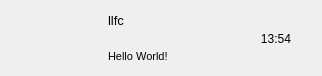
<?xml version="1.0" encoding="UTF-8"?>
<ui version="4.0">
 <class>ChatUserItem</class>
 <widget class="QWidget" name="ChatUserItem">
  <property name="geometry">
   <rect>
    <x>0</x>
    <y>0</y>
    <width>322</width>
    <height>76</height>
   </rect>
  </property>
  <property name="windowTitle">
   <string>Form</string>
  </property>
  <layout class="QHBoxLayout" name="horizontalLayout">
   <property name="spacing">
    <number>0</number>
   </property>
   <property name="leftMargin">
    <number>0</number>
   </property>
   <property name="topMargin">
    <number>0</number>
   </property>
   <property name="rightMargin">
    <number>0</number>
   </property>
   <property name="bottomMargin">
    <number>0</number>
   </property>
   <item>
    <widget class="QWidget" name="icon_wid" native="true">
     <property name="sizePolicy">
      <sizepolicy hsizetype="Fixed" vsizetype="Fixed">
       <horstretch>0</horstretch>
       <verstretch>0</verstretch>
      </sizepolicy>
     </property>
     <property name="minimumSize">
      <size>
       <width>60</width>
       <height>60</height>
      </size>
     </property>
     <property name="maximumSize">
      <size>
       <width>60</width>
       <height>60</height>
      </size>
     </property>
     <widget class="QLabel" name="icon_lb">
      <property name="geometry">
       <rect>
        <x>7</x>
        <y>12</y>
        <width>45</width>
        <height>45</height>
       </rect>
      </property>
      <property name="minimumSize">
       <size>
        <width>45</width>
        <height>45</height>
       </size>
      </property>
      <property name="maximumSize">
       <size>
        <width>45</width>
        <height>45</height>
       </size>
      </property>
      <property name="text">
       <string/>
      </property>
      <property name="alignment">
       <set>Qt::AlignCenter</set>
      </property>
     </widget>
     <widget class="QLabel" name="red_point">
      <property name="geometry">
       <rect>
        <x>27</x>
        <y>0</y>
        <width>30</width>
        <height>30</height>
       </rect>
      </property>
      <property name="minimumSize">
       <size>
        <width>30</width>
        <height>30</height>
       </size>
      </property>
      <property name="maximumSize">
       <size>
        <width>30</width>
        <height>30</height>
       </size>
      </property>
      <property name="text">
       <string/>
      </property>
     </widget>
    </widget>
   </item>
   <item>
    <widget class="QWidget" name="user_info_wid" native="true">
     <property name="minimumSize">
      <size>
       <width>120</width>
       <height>0</height>
      </size>
     </property>
     <property name="maximumSize">
      <size>
       <width>120</width>
       <height>16777215</height>
      </size>
     </property>
     <layout class="QVBoxLayout" name="verticalLayout">
      <property name="leftMargin">
       <number>2</number>
      </property>
      <property name="topMargin">
       <number>5</number>
      </property>
      <property name="rightMargin">
       <number>2</number>
      </property>
      <property name="bottomMargin">
       <number>5</number>
      </property>
      <item>
       <widget class="QLabel" name="user_name_lb">
        <property name="minimumSize">
         <size>
          <width>0</width>
          <height>30</height>
         </size>
        </property>
        <property name="maximumSize">
         <size>
          <width>16777215</width>
          <height>30</height>
         </size>
        </property>
        <property name="font">
         <font>
          <pointsize>10</pointsize>
         </font>
        </property>
        <property name="text">
         <string>llfc</string>
        </property>
       </widget>
      </item>
      <item>
       <widget class="QLabel" name="user_chat_lb">
        <property name="minimumSize">
         <size>
          <width>0</width>
          <height>30</height>
         </size>
        </property>
        <property name="maximumSize">
         <size>
          <width>130</width>
          <height>30</height>
         </size>
        </property>
        <property name="font">
         <font>
          <pointsize>8</pointsize>
         </font>
        </property>
        <property name="text">
         <string>Hello World!</string>
        </property>
       </widget>
      </item>
     </layout>
    </widget>
   </item>
   <item>
    <widget class="QWidget" name="time_wid" native="true">
     <property name="sizePolicy">
      <sizepolicy hsizetype="Fixed" vsizetype="Fixed">
       <horstretch>0</horstretch>
       <verstretch>0</verstretch>
      </sizepolicy>
     </property>
     <property name="minimumSize">
      <size>
       <width>50</width>
       <height>50</height>
      </size>
     </property>
     <property name="maximumSize">
      <size>
       <width>50</width>
       <height>50</height>
      </size>
     </property>
     <widget class="QLabel" name="time_lb">
      <property name="geometry">
       <rect>
        <x>0</x>
        <y>20</y>
        <width>54</width>
        <height>12</height>
       </rect>
      </property>
      <property name="text">
       <string>13:54</string>
      </property>
      <property name="alignment">
       <set>Qt::AlignCenter</set>
      </property>
     </widget>
    </widget>
   </item>
  </layout>
 </widget>
 <resources/>
 <connections/>
</ui>
